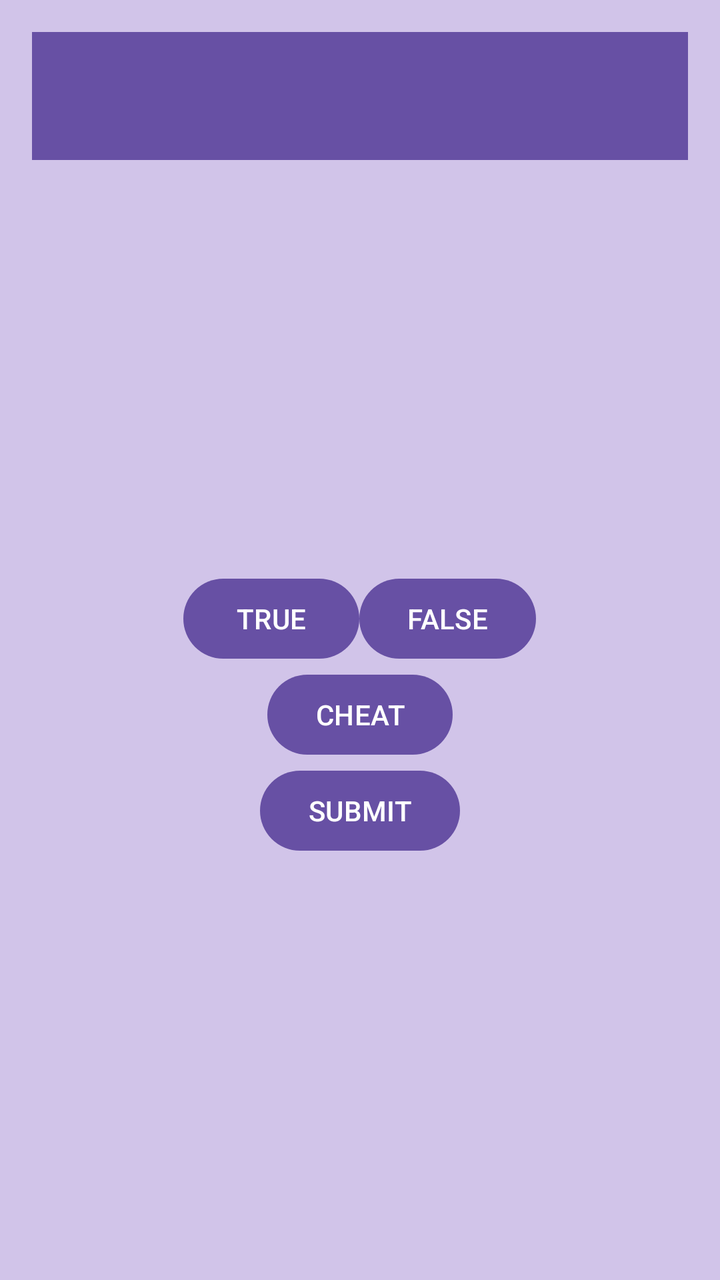
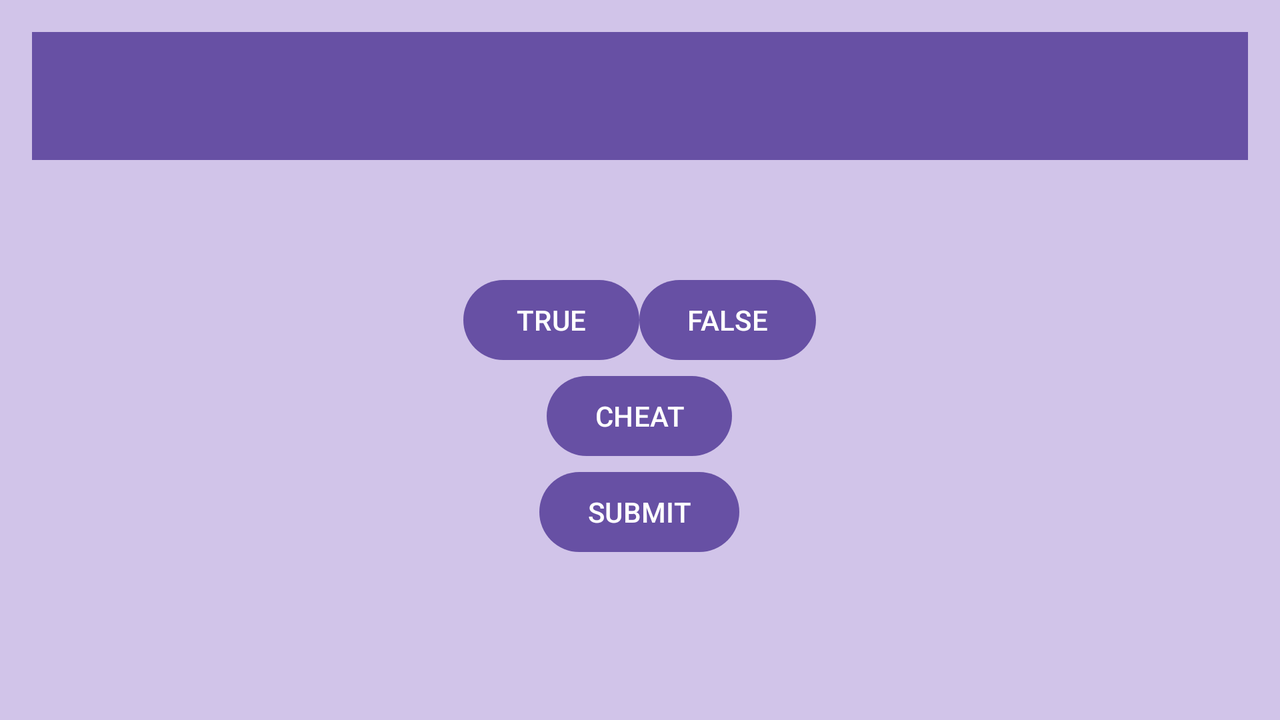

First picture: res/layout/ on a phone held upright. Second picture: the repository's own variant of that layout, on a device whose configuration matches the variant's folder. Source for both follows.
<!-- AndroidManifest.xml: application theme Theme.Georquiz -->
<!-- res/layout/activity_main.xml -->
<?xml version="1.0" encoding="utf-8"?>
<androidx.constraintlayout.widget.ConstraintLayout
    xmlns:android="http://schemas.android.com/apk/res/android"
    xmlns:tools="http://schemas.android.com/tools"
    xmlns:app="http://schemas.android.com/apk/res-auto"
    android:id="@+id/main"
    android:layout_width="match_parent"
    android:layout_height="match_parent"
    android:paddingBottom="16dp"
    android:paddingLeft="16dp"
    android:paddingRight="16dp"
    android:paddingTop="16dp"
    tools:context=".MainActivity"
    android:background="#D1C4E9">

    <androidx.appcompat.widget.Toolbar
        android:id="@+id/toolbar"
        android:layout_width="match_parent"
        android:layout_height="wrap_content"
        android:background="?attr/colorPrimary"
        android:title="@string/app_name"
        android:titleTextColor="@android:color/white"
        app:popupTheme="@style/ThemeOverlay.AppCompat.Light"
        android:elevation="4dp"
        tools:ignore="MissingConstraints" />

    <LinearLayout xmlns:android="http://schemas.android.com/apk/res/android"
        android:layout_width="match_parent"
        android:layout_height="match_parent"
        android:gravity="center"
        android:orientation="vertical"
        android:layout_marginTop="56dp">

        <TextView
            android:id="@+id/question_text"
            android:layout_width="wrap_content"
            android:layout_height="wrap_content"
            android:padding="24dp"/>

        <LinearLayout
            style="?android:attr/buttonBarStyle"
            android:layout_width="wrap_content"
            android:layout_height="wrap_content"
            android:orientation="horizontal">

            <Button
                android:id="@+id/true_button"
                android:layout_width="wrap_content"
                android:layout_height="wrap_content"
                android:text="@string/true_button"
                tools:ignore="ButtonStyle" />

            <Button
                android:id="@+id/false_button"
                android:layout_width="wrap_content"
                android:layout_height="wrap_content"
                android:text="@string/false_button"
                tools:ignore="ButtonStyle" />
            

        </LinearLayout>

        <Button
            android:id="@+id/cheat_button"
            android:layout_width="wrap_content"
            android:layout_height="wrap_content"
            android:layout_gravity="center_horizontal"
            android:text="@string/cheat_button"
            tools:ignore="ButtonStyle" />

        <Button
            android:id="@+id/submit_button"
            android:layout_width="wrap_content"
            android:layout_height="wrap_content"
            android:text="@string/submit_button"
            tools:ignore="ButtonStyle" />

        <LinearLayout
            style="?android:attr/buttonBarStyle"
            android:layout_width="wrap_content"
            android:layout_height="wrap_content"
            android:orientation="horizontal">

            <ImageButton
                android:id="@+id/prev_button"
                android:layout_width="48dp"
                android:layout_height="48dp"
                android:src="@drawable/arrow_left"
                android:contentDescription="@string/prev_button"
                android:background="@android:color/transparent" />

            <ImageButton
                android:id="@+id/next_button"
                android:layout_width="48dp"
                android:layout_height="48dp"
                android:src="@drawable/arrow_right"
                android:contentDescription="@string/next_button"
                android:background="@android:color/transparent" />

        </LinearLayout>

    </LinearLayout>

</androidx.constraintlayout.widget.ConstraintLayout>
<!-- resources referenced by this layout -->
<resources>
  <string name="app_name">GeoQuiz</string>
  <string name="cheat_button">CHEAT</string>
  <string name="false_button">FALSE</string>
  <string name="next_button">NEXT</string>
  <string name="prev_button">PREV</string>
  <string name="submit_button">SUBMIT</string>
  <string name="true_button">TRUE</string>
  <style name="Theme.Georquiz" parent="Base.Theme.Georquiz" />
  <style name="Base.Theme.Georquiz" parent="Theme.Material3.DayNight.NoActionBar">
          
          
      </style>
</resources>
<!-- res/layout-land/activity_main.xml (the repository's variant of the layout above) -->
<!-- drawn on the phone turned sideways -->
<?xml version="1.0" encoding="utf-8"?>
<androidx.constraintlayout.widget.ConstraintLayout
    xmlns:android="http://schemas.android.com/apk/res/android"
    xmlns:tools="http://schemas.android.com/tools"
    xmlns:app="http://schemas.android.com/apk/res-auto"
    android:id="@+id/main"
    android:layout_width="match_parent"
    android:layout_height="match_parent"
    android:paddingBottom="16dp"
    android:paddingLeft="16dp"
    android:paddingRight="16dp"
    android:paddingTop="16dp"
    tools:context=".MainActivity"
    android:background="#D1C4E9">

    <androidx.appcompat.widget.Toolbar
        android:id="@+id/toolbar"
        android:layout_width="match_parent"
        android:layout_height="wrap_content"
        android:background="?attr/colorPrimary"
        android:title="@string/app_name"
        android:titleTextColor="@android:color/white"
        app:popupTheme="@style/ThemeOverlay.AppCompat.Light"
        android:elevation="4dp"
        tools:ignore="MissingConstraints" />

    <FrameLayout xmlns:android="http://schemas.android.com/apk/res/android"
        android:layout_width="match_parent"
        android:layout_height="match_parent"
        android:gravity="center"
        android:orientation="vertical"
        android:layout_marginTop="56dp">

        <TextView
            android:id="@+id/question_text"
            android:layout_width="wrap_content"
            android:layout_height="wrap_content"
            android:layout_gravity="center_horizontal"
            android:padding="24dp"/>

        <LinearLayout
            android:layout_width="wrap_content"
            android:layout_height="wrap_content"
            android:layout_gravity="center_vertical|center_horizontal"
            android:orientation="vertical">

            <LinearLayout
                style="?android:attr/buttonBarStyle"
                android:layout_width="wrap_content"
                android:layout_height="wrap_content"
                android:orientation="horizontal">

                <Button
                    android:id="@+id/true_button"
                    android:layout_width="wrap_content"
                    android:layout_height="wrap_content"
                    android:text="@string/true_button"
                    tools:ignore="ButtonStyle" />

                <Button
                    android:id="@+id/false_button"
                    android:layout_width="wrap_content"
                    android:layout_height="wrap_content"
                    android:text="@string/false_button"
                    tools:ignore="ButtonStyle" />

            </LinearLayout>

            <Button
                android:id="@+id/cheat_button"
                android:layout_width="wrap_content"
                android:layout_height="wrap_content"
                android:layout_gravity="center_horizontal"
                android:text="@string/cheat_button"
                tools:ignore="ButtonStyle" />

            <Button
                android:id="@+id/submit_button"
                android:layout_width="wrap_content"
                android:layout_height="wrap_content"
                android:layout_gravity="center_horizontal"
                android:text="@string/submit_button"
                tools:ignore="ButtonStyle" />

        </LinearLayout>

        <ImageButton
            android:id="@+id/prev_button"
            android:layout_width="48dp"
            android:layout_height="48dp"
            android:layout_gravity="bottom|left"
            android:src="@drawable/arrow_left"
            android:contentDescription="@string/prev_button"
            android:background="@android:color/transparent" />

        <ImageButton
            android:id="@+id/next_button"
            android:layout_width="48dp"
            android:layout_height="48dp"
            android:layout_gravity="bottom|right"
            android:src="@drawable/arrow_right"
            android:contentDescription="@string/next_button"
            android:background="@android:color/transparent" />

    </FrameLayout>

</androidx.constraintlayout.widget.ConstraintLayout>
